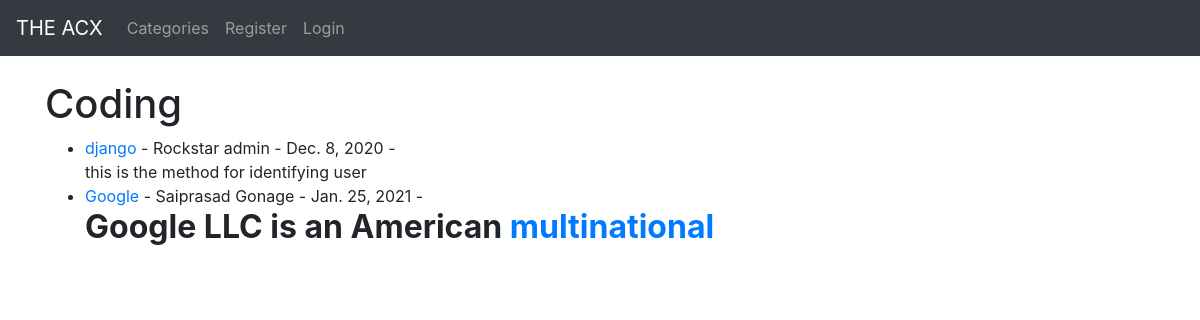
Screenshot of /category/Coding/ with the database file from the repository.
### blog/models.py (models this page shows, shortened)
class Post (models.Model):
    title = models.CharField(max_length=255)
    header_image = models.ImageField(null=True, blank= True, upload_to="images/")
    title_tag = models.CharField(max_length=255)
    author = models.ForeignKey(User, on_delete=models.CASCADE)
    body = RichTextField(blank=True, null=True)
    post_date = models.DateField(auto_now_add=True)
    category = models.CharField(max_length=255, default='coding')
    snippet = models.CharField(max_length=255)
    likes=models.ManyToManyField(User,related_name='blog_posts')

### blog/views.py (the view)
# urls.py: path('category/<str:cats>/',CategoryView, name='category'),
def CategoryView(request,cats):
    category_posts = Post.objects.filter(category=cats.replace('-',' '))
    return render(request, 'categories.html',{'cats':cats.title().replace('-',' '), 'category_posts':category_posts})

### blog/templates/categories.html (shortened to what this page needs)
{% extends 'base.html'%}
{% block content %}
{% if category_posts %}
    <h1>{{cats}}</h1>
<ul>
    {% for post in category_posts %}
        <li><a href="{% url 'article-detail' post.pk %}">{{post.title}} </a>
            - {{post.author.first_name}} {{post.author.last_name}} - {{post.post_date}} -
             <br/>
            {{post.body | slice:":200" |safe}}</li>
    {%  endfor %}
{% else %}
    <h1>Sorry this page does not exist..</h1>
{% endif %}
{% endblock %}

### rows the page displays
Post: title "django", author.first_name "Rockstar", author.last_name "admin", post_date "Dec. 8, 2020", body "this is the method for identifying user"
Post: title "Google", author.first_name "Saiprasad", author.last_name "Gonage", post_date "Jan. 25, 2021", body "Google LLC is an American multinational"

### other values shown
{{ cats }} "Coding"
